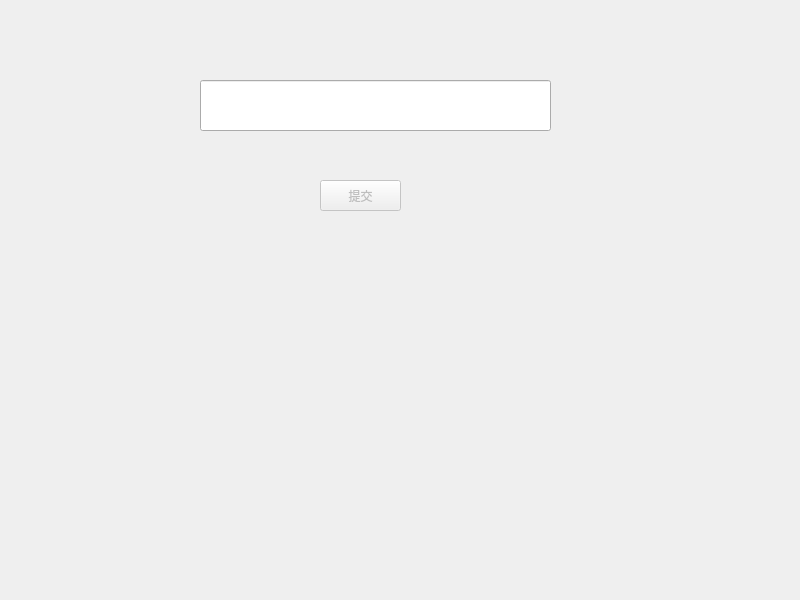
<?xml version="1.0" encoding="UTF-8"?>
<ui version="4.0">
 <class>Widget</class>
 <widget class="QWidget" name="Widget">
  <property name="geometry">
   <rect>
    <x>0</x>
    <y>0</y>
    <width>800</width>
    <height>600</height>
   </rect>
  </property>
  <property name="windowTitle">
   <string>Widget</string>
  </property>
  <widget class="QLineEdit" name="lineEdit">
   <property name="geometry">
    <rect>
     <x>200</x>
     <y>80</y>
     <width>351</width>
     <height>51</height>
    </rect>
   </property>
  </widget>
  <widget class="QPushButton" name="pushButton">
   <property name="enabled">
    <bool>false</bool>
   </property>
   <property name="geometry">
    <rect>
     <x>320</x>
     <y>180</y>
     <width>81</width>
     <height>31</height>
    </rect>
   </property>
   <property name="text">
    <string>提交</string>
   </property>
  </widget>
 </widget>
 <resources/>
 <connections/>
</ui>
